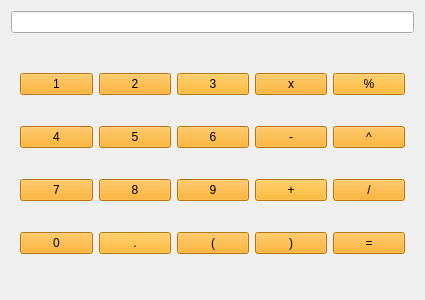
<?xml version="1.0" encoding="UTF-8"?>
<ui version="4.0">
 <class>Form</class>
 <widget class="QWidget" name="Form">
  <property name="geometry">
   <rect>
    <x>0</x>
    <y>0</y>
    <width>425</width>
    <height>300</height>
   </rect>
  </property>
  <property name="minimumSize">
   <size>
    <width>250</width>
    <height>300</height>
   </size>
  </property>
  <property name="maximumSize">
   <size>
    <width>519</width>
    <height>300</height>
   </size>
  </property>
  <property name="windowTitle">
   <string>Form</string>
  </property>
  <property name="styleSheet">
   <string notr="true">QPushButton {background: orange}</string>
  </property>
  <layout class="QGridLayout" name="gridLayout_2">
   <item row="1" column="0">
    <widget class="QWidget" name="" native="true">
     <property name="styleSheet">
      <string notr="true">
font: 75 10pt &quot;MS Shell Dlg 2&quot;;</string>
     </property>
     <layout class="QGridLayout" name="gridLayout">
      <item row="0" column="0">
       <widget class="QPushButton" name="pushButton">
        <property name="autoFillBackground">
         <bool>false</bool>
        </property>
        <property name="text">
         <string>1</string>
        </property>
       </widget>
      </item>
      <item row="0" column="1">
       <widget class="QPushButton" name="pushButton_2">
        <property name="autoFillBackground">
         <bool>false</bool>
        </property>
        <property name="text">
         <string>2</string>
        </property>
       </widget>
      </item>
      <item row="0" column="2">
       <widget class="QPushButton" name="pushButton_3">
        <property name="autoFillBackground">
         <bool>false</bool>
        </property>
        <property name="styleSheet">
         <string notr="true">background-color: rgb(255, 170, 0);</string>
        </property>
        <property name="text">
         <string>3</string>
        </property>
       </widget>
      </item>
      <item row="0" column="3">
       <widget class="QPushButton" name="pushButton_multiply">
        <property name="autoFillBackground">
         <bool>false</bool>
        </property>
        <property name="text">
         <string>x</string>
        </property>
       </widget>
      </item>
      <item row="0" column="4">
       <widget class="QPushButton" name="pushButton_percent">
        <property name="autoFillBackground">
         <bool>false</bool>
        </property>
        <property name="styleSheet">
         <string notr="true">background-color: rgb(255, 170, 0);</string>
        </property>
        <property name="text">
         <string>%</string>
        </property>
       </widget>
      </item>
      <item row="1" column="0">
       <widget class="QPushButton" name="pushButton_4">
        <property name="autoFillBackground">
         <bool>false</bool>
        </property>
        <property name="text">
         <string>4</string>
        </property>
       </widget>
      </item>
      <item row="1" column="1">
       <widget class="QPushButton" name="pushButton_5">
        <property name="autoFillBackground">
         <bool>false</bool>
        </property>
        <property name="text">
         <string>5</string>
        </property>
       </widget>
      </item>
      <item row="1" column="2">
       <widget class="QPushButton" name="pushButton_6">
        <property name="autoFillBackground">
         <bool>false</bool>
        </property>
        <property name="text">
         <string>6</string>
        </property>
       </widget>
      </item>
      <item row="1" column="3">
       <widget class="QPushButton" name="pushButton_minus">
        <property name="autoFillBackground">
         <bool>false</bool>
        </property>
        <property name="text">
         <string>-</string>
        </property>
       </widget>
      </item>
      <item row="1" column="4">
       <widget class="QPushButton" name="pushButton_exponent">
        <property name="autoFillBackground">
         <bool>false</bool>
        </property>
        <property name="text">
         <string>^</string>
        </property>
       </widget>
      </item>
      <item row="2" column="0">
       <widget class="QPushButton" name="pushButton_7">
        <property name="autoFillBackground">
         <bool>false</bool>
        </property>
        <property name="text">
         <string>7</string>
        </property>
       </widget>
      </item>
      <item row="2" column="1">
       <widget class="QPushButton" name="pushButton_8">
        <property name="autoFillBackground">
         <bool>false</bool>
        </property>
        <property name="text">
         <string>8</string>
        </property>
       </widget>
      </item>
      <item row="2" column="2">
       <widget class="QPushButton" name="pushButton_9">
        <property name="autoFillBackground">
         <bool>false</bool>
        </property>
        <property name="text">
         <string>9</string>
        </property>
       </widget>
      </item>
      <item row="2" column="3">
       <widget class="QPushButton" name="pushButton_add">
        <property name="autoFillBackground">
         <bool>false</bool>
        </property>
        <property name="styleSheet">
         <string notr="true">background-color: rgb(255, 170, 0);</string>
        </property>
        <property name="text">
         <string>+</string>
        </property>
       </widget>
      </item>
      <item row="2" column="4">
       <widget class="QPushButton" name="pushButton_divide">
        <property name="autoFillBackground">
         <bool>false</bool>
        </property>
        <property name="text">
         <string>/</string>
        </property>
       </widget>
      </item>
      <item row="3" column="0">
       <widget class="QPushButton" name="pushButton_0">
        <property name="autoFillBackground">
         <bool>false</bool>
        </property>
        <property name="text">
         <string>0</string>
        </property>
       </widget>
      </item>
      <item row="3" column="1">
       <widget class="QPushButton" name="pushButton_point">
        <property name="autoFillBackground">
         <bool>false</bool>
        </property>
        <property name="styleSheet">
         <string notr="true">background-color: rgb(255, 170, 0);</string>
        </property>
        <property name="text">
         <string>.</string>
        </property>
       </widget>
      </item>
      <item row="3" column="2">
       <widget class="QPushButton" name="pushButton_paranthesis_1">
        <property name="autoFillBackground">
         <bool>false</bool>
        </property>
        <property name="text">
         <string>(</string>
        </property>
       </widget>
      </item>
      <item row="3" column="3">
       <widget class="QPushButton" name="pushButton_paranthesis_2">
        <property name="autoFillBackground">
         <bool>false</bool>
        </property>
        <property name="text">
         <string>)</string>
        </property>
       </widget>
      </item>
      <item row="3" column="4">
       <widget class="QPushButton" name="pushButton_equal">
        <property name="autoFillBackground">
         <bool>false</bool>
        </property>
        <property name="text">
         <string>=</string>
        </property>
       </widget>
      </item>
     </layout>
    </widget>
   </item>
   <item row="0" column="0">
    <widget class="QLineEdit" name="lineEdit"/>
   </item>
  </layout>
 </widget>
 <resources/>
 <connections/>
</ui>
